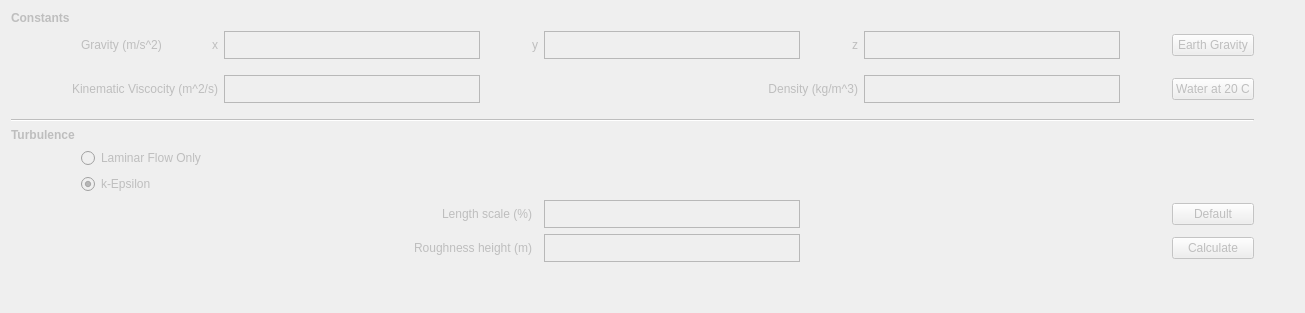
      <widget class="QWidget" name="Models">
       <property name="enabled">
        <bool>false</bool>
       </property>
       <attribute name="title">
        <string>Models</string>
       </attribute>
       <layout class="QGridLayout" name="gridLayout_2">
        <item row="1" column="2">
         <layout class="QGridLayout" name="gridLayout_4">
          <item row="3" column="10">
           <widget class="QPlainTextEdit" name="rho">
            <property name="maximumSize">
             <size>
              <width>16777215</width>
              <height>28</height>
             </size>
            </property>
           </widget>
          </item>
          <item row="1" column="8">
           <spacer name="horizontalSpacer_7">
            <property name="orientation">
             <enum>Qt::Horizontal</enum>
            </property>
            <property name="sizeHint" stdset="0">
             <size>
              <width>40</width>
              <height>20</height>
             </size>
            </property>
           </spacer>
          </item>
          <item row="8" column="1">
           <widget class="QRadioButton" name="kEpsilon">
            <property name="text">
             <string>k-Epsilon</string>
            </property>
            <property name="checked">
             <bool>true</bool>
            </property>
           </widget>
          </item>
          <item row="1" column="2">
           <widget class="QLabel" name="label_15">
            <property name="text">
             <string>x</string>
            </property>
           </widget>
          </item>
          <item row="1" column="1">
           <widget class="QLabel" name="label_12">
            <property name="text">
             <string>Gravity (m/s^2)</string>
            </property>
           </widget>
          </item>
          <item row="3" column="0" colspan="3">
           <widget class="QLabel" name="label_13">
            <property name="text">
             <string>Kinematic Viscocity (m^2/s)</string>
            </property>
            <property name="alignment">
             <set>Qt::AlignRight|Qt::AlignTrailing|Qt::AlignVCenter</set>
            </property>
           </widget>
          </item>
          <item row="9" column="7">
           <widget class="QPlainTextEdit" name="length_scale">
            <property name="maximumSize">
             <size>
              <width>16777215</width>
              <height>28</height>
             </size>
            </property>
           </widget>
          </item>
          <item row="1" column="13">
           <spacer name="horizontalSpacer_8">
            <property name="orientation">
             <enum>Qt::Horizontal</enum>
            </property>
            <property name="sizeHint" stdset="0">
             <size>
              <width>40</width>
              <height>20</height>
             </size>
            </property>
           </spacer>
          </item>
          <item row="1" column="5" colspan="2">
           <widget class="QLabel" name="label_16">
            <property name="text">
             <string>y</string>
            </property>
           </widget>
          </item>
          <item row="4" column="1">
           <spacer name="verticalSpacer_7">
            <property name="orientation">
             <enum>Qt::Vertical</enum>
            </property>
            <property name="sizeType">
             <enum>QSizePolicy::Fixed</enum>
            </property>
            <property name="sizeHint" stdset="0">
             <size>
              <width>20</width>
              <height>10</height>
             </size>
            </property>
           </spacer>
          </item>
          <item row="10" column="3" colspan="3">
           <widget class="QLabel" name="label_20">
            <property name="text">
             <string>Roughness height (m)</string>
            </property>
            <property name="alignment">
             <set>Qt::AlignRight|Qt::AlignTrailing|Qt::AlignVCenter</set>
            </property>
           </widget>
          </item>
          <item row="1" column="7">
           <widget class="QPlainTextEdit" name="gy">
            <property name="maximumSize">
             <size>
              <width>16777215</width>
              <height>28</height>
             </size>
            </property>
           </widget>
          </item>
          <item row="3" column="3">
           <widget class="QPlainTextEdit" name="nu">
            <property name="maximumSize">
             <size>
              <width>16777215</width>
              <height>28</height>
             </size>
            </property>
           </widget>
          </item>
          <item row="3" column="5" colspan="5">
           <widget class="QLabel" name="label_14">
            <property name="text">
             <string>Density (kg/m^3)</string>
            </property>
            <property name="alignment">
             <set>Qt::AlignRight|Qt::AlignTrailing|Qt::AlignVCenter</set>
            </property>
           </widget>
          </item>
          <item row="11" column="3">
           <spacer name="verticalSpacer_5">
            <property name="orientation">
             <enum>Qt::Vertical</enum>
            </property>
            <property name="sizeHint" stdset="0">
             <size>
              <width>20</width>
              <height>40</height>
             </size>
            </property>
           </spacer>
          </item>
          <item row="6" column="0">
           <widget class="QLabel" name="label_18">
            <property name="font">
             <font>
              <weight>75</weight>
              <bold>true</bold>
             </font>
            </property>
            <property name="text">
             <string>Turbulence</string>
            </property>
           </widget>
          </item>
          <item row="1" column="3">
           <widget class="QPlainTextEdit" name="gx">
            <property name="maximumSize">
             <size>
              <width>16777215</width>
              <height>28</height>
             </size>
            </property>
           </widget>
          </item>
          <item row="7" column="1">
           <widget class="QRadioButton" name="Laminar">
            <property name="text">
             <string>Laminar Flow Only</string>
            </property>
           </widget>
          </item>
          <item row="1" column="10">
           <widget class="QPlainTextEdit" name="gz">
            <property name="maximumSize">
             <size>
              <width>16777215</width>
              <height>28</height>
             </size>
            </property>
           </widget>
          </item>
          <item row="1" column="9">
           <widget class="QLabel" name="label_17">
            <property name="text">
             <string>z</string>
            </property>
           </widget>
          </item>
          <item row="2" column="1">
           <spacer name="verticalSpacer_6">
            <property name="orientation">
             <enum>Qt::Vertical</enum>
            </property>
            <property name="sizeType">
             <enum>QSizePolicy::Fixed</enum>
            </property>
            <property name="sizeHint" stdset="0">
             <size>
              <width>20</width>
              <height>10</height>
             </size>
            </property>
           </spacer>
          </item>
          <item row="0" column="0">
           <widget class="QLabel" name="label_11">
            <property name="maximumSize">
             <size>
              <width>16777215</width>
              <height>28</height>
             </size>
            </property>
            <property name="font">
             <font>
              <weight>75</weight>
              <bold>true</bold>
             </font>
            </property>
            <property name="text">
             <string>Constants</string>
            </property>
           </widget>
          </item>
          <item row="10" column="7">
           <widget class="QPlainTextEdit" name="rough">
            <property name="maximumSize">
             <size>
              <width>16777215</width>
              <height>28</height>
             </size>
            </property>
           </widget>
          </item>
          <item row="1" column="0">
           <spacer name="horizontalSpacer">
            <property name="orientation">
             <enum>Qt::Horizontal</enum>
            </property>
            <property name="sizeType">
             <enum>QSizePolicy::Fixed</enum>
            </property>
            <property name="sizeHint" stdset="0">
             <size>
              <width>40</width>
              <height>20</height>
             </size>
            </property>
           </spacer>
          </item>
          <item row="10" column="12">
           <widget class="QPushButton" name="calcRough">
            <property name="text">
             <string>Calculate</string>
            </property>
           </widget>
          </item>
          <item row="1" column="11">
           <spacer name="horizontalSpacer_5">
            <property name="orientation">
             <enum>Qt::Horizontal</enum>
            </property>
            <property name="sizeType">
             <enum>QSizePolicy::Minimum</enum>
            </property>
            <property name="sizeHint" stdset="0">
             <size>
              <width>40</width>
              <height>20</height>
             </size>
            </property>
           </spacer>
          </item>
          <item row="9" column="3" colspan="3">
           <widget class="QLabel" name="label_19">
            <property name="text">
             <string>Length scale (%)</string>
            </property>
            <property name="alignment">
             <set>Qt::AlignRight|Qt::AlignTrailing|Qt::AlignVCenter</set>
            </property>
           </widget>
          </item>
          <item row="1" column="4">
           <spacer name="horizontalSpacer_4">
            <property name="orientation">
             <enum>Qt::Horizontal</enum>
            </property>
            <property name="sizeHint" stdset="0">
             <size>
              <width>40</width>
              <height>20</height>
             </size>
            </property>
           </spacer>
          </item>
          <item row="5" column="0" colspan="13">
           <widget class="Line" name="line_2">
            <property name="orientation">
             <enum>Qt::Horizontal</enum>
            </property>
           </widget>
          </item>
          <item row="1" column="12">
           <widget class="QPushButton" name="earthGravity">
            <property name="text">
             <string>Earth Gravity</string>
            </property>
           </widget>
          </item>
          <item row="3" column="12">
           <widget class="QPushButton" name="water20C">
            <property name="text">
             <string>Water at 20 C</string>
            </property>
           </widget>
          </item>
          <item row="9" column="12">
           <widget class="QPushButton" name="defaultLength">
            <property name="text">
             <string>Default</string>
            </property>
           </widget>
          </item>
         </layout>
        </item>
       </layout>
      </widget>
